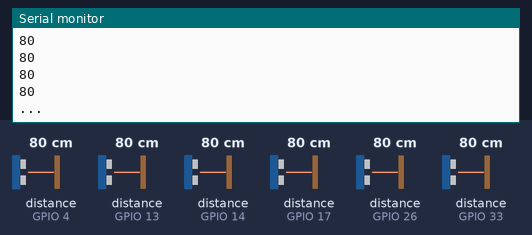
A sketch run on a simulated ESP32. Parts: the last lines printed to the serial monitor. Wiring (inferred from the names in the program): 6 × ultrasonic range finder: trigger GPIO 2, echo GPIO 4 / trigger GPIO 12, echo GPIO 13 / trigger GPIO 16, echo GPIO 17 / trigger GPIO 25, echo GPIO 26 / trigger GPIO 27, echo GPIO 14 / trigger GPIO 32, echo GPIO 33. Inputs (shaded band) come from the test bench; at power-on: distance to the obstacle (sensors on GPIO 4, GPIO 13, GPIO 14, GPIO 17, GPIO 26, GPIO 33) 80 cm. The echo pulse lasts 58.3 µs per cm; WiFi joins after 1.5 s; servers stay silent unless stated; no MQTT or app messages arrive unless stated.

Above: at 4.2 s.
4.3 s: distance to the obstacle (sensor on GPIO 4) set to 2 cm
5.8 s: distance to the obstacle (sensor on GPIO 13) set to 9 cm
7.3 s: distance to the obstacle (sensor on GPIO 14) set to 4 cm
8.8 s: distance to the obstacle (sensor on GPIO 17) set to 18 cm
10.3 s: distance to the obstacle (sensor on GPIO 26) set to 35 cm
At 11.6 s:
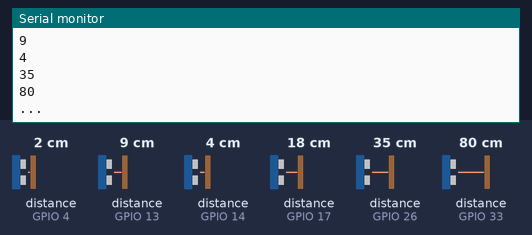
11.8 s: distance to the obstacle (sensor on GPIO 33) set to 60 cm
At 12.8 s:
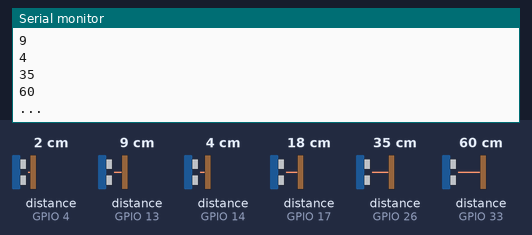
Timing chart, 0 to 14.3 s (numbered marks = the images above; inputs shaded):
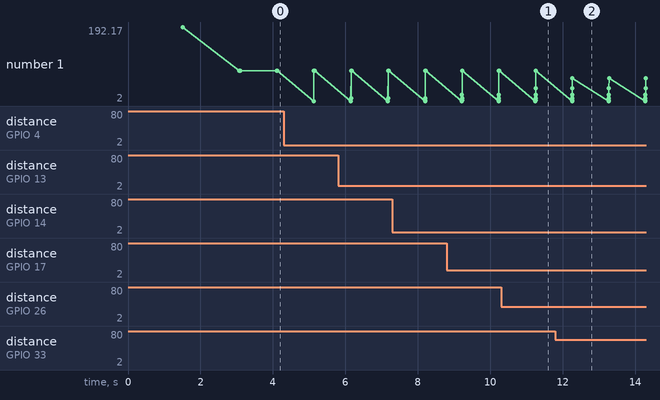

The sketch:

PublicadorUltrasEsp32.ino
```cpp
#include <WiFi.h>
#include <PubSubClient.h>

//SENSORES INFRARROJOS
#define S1_trig 2
#define S1_echo 4
#define S2_trig 16
#define S2_echo 17
#define S3_trig 12
#define S3_echo 13
#define S4_trig 27
#define S4_echo 14
#define S5_trig 25
#define S5_echo 26
#define S6_trig 32
#define S6_echo 33

//WIFI, ESP - MQTT
WiFiClient espClient;
PubSubClient client(espClient);
const char* ssid = "SATCO-053423";
const char* password = "72474DDF";
const char* mqtt_server = "192.168.0.145";

//VARIABLES LEÍDAS Y MSJ A NODE-RED
char msg2[16];
long duracion, distancia;
int s1, s2, s3, s4, s5, s6;

void setup() {
  //Iniciar conexión WiFi
  setup_wifi();
  delay(500);
  //Conectarse con el broker
  client.setServer(mqtt_server, 1883);
  delay(1000);
  //Iniciar pines
  pinMode(S1_trig, OUTPUT);
  pinMode(S1_echo, INPUT);
  pinMode(S2_trig, OUTPUT);
  pinMode(S2_echo, INPUT);
  pinMode(S3_trig, OUTPUT);
  pinMode(S3_echo, INPUT);
  pinMode(S4_trig, OUTPUT);
  pinMode(S4_echo, INPUT);
  pinMode(S5_trig, OUTPUT);
  pinMode(S5_echo, INPUT);
  pinMode(S6_trig, OUTPUT);
  pinMode(S6_echo, INPUT);
}

void loop() {
  //Verificar conexión con el broker
  if(!client.connected()){
    reconnect();
  }
  client.loop();

  //Leer los sensores
  sensor1();
  sensor2();
  sensor3();
  sensor4();
  sensor5();
  sensor6();

  snprintf(msg2,16,"%d,%d,%d,%d,%d,%d",s1,s2,s3,s4,s5,s6);
  //snprintf(msg2,16,"%d",s1);
  //Serial.print(msg2);
  client.publish("canal2", msg2);
  delay(1000);
}

void setup_wifi(){
  Serial.begin(115200);
  delay(10);
  Serial.println();
  Serial.print("Conectando a ");
  Serial.println(ssid);
  WiFi.begin(ssid, password);
  while(WiFi.status() != WL_CONNECTED){
    delay(500);
    Serial.println(".");
  }
  Serial.println("");
  Serial.println("WiFi conectado");
  Serial.println("IP adress: ");
  Serial.println(WiFi.localIP());
}

void reconnect(){
  Serial.print("Trying MQTT conection...");
  if(client.connect("EstacionamientoSur")){
    Serial.println("Conexión exitosa con el broker");
  }
  else{
    Serial.println("Conexión fallida");
    Serial.print("Fallo, rc=");
    Serial.println(client.state());
  }
}

void sensor1(){
  digitalWrite(S1_trig, HIGH);
  delayMicroseconds(10);
  digitalWrite(S1_trig, LOW);

  duracion = pulseIn(S1_echo, HIGH);
  distancia = (duracion/2)/29;
  Serial.println(distancia);
  if (distancia < 20){
    s1 = 0;
  }
  else{
    s1 = 1;
  }
}
void sensor2(){
  digitalWrite(S2_trig, HIGH);
  delayMicroseconds(10);
  digitalWrite(S2_trig, LOW);

  duracion = pulseIn(S2_echo, HIGH);
  distancia = (duracion/2)/29;
  Serial.println(distancia);
  if (distancia < 20){
    s2 = 0;
  }
  else{
    s2 = 1;
  }
}
void sensor3(){
  digitalWrite(S3_trig, HIGH);
  delayMicroseconds(10);
  digitalWrite(S3_trig, LOW);

  duracion = pulseIn(S3_echo, HIGH);
  distancia = (duracion/2)/29;
  Serial.println(distancia);
  if (distancia < 20){
    s3 = 0;
  }
  else{
    s3 = 1;
  }
}
void sensor4(){
  digitalWrite(S4_trig, HIGH);
  delayMicroseconds(10);
  digitalWrite(S4_trig, LOW);

  duracion = pulseIn(S4_echo, HIGH);
  distancia = (duracion/2)/29;
  Serial.println(distancia);
  if (distancia < 20){
    s4 = 0;
  }
  else{
    s4 = 1;
  }
}
void sensor5(){
  digitalWrite(S5_trig, HIGH);
  delayMicroseconds(10);
  digitalWrite(S5_trig, LOW);

  duracion = pulseIn(S5_echo, HIGH);
  distancia = (duracion/2)/29;
  Serial.println(distancia);
  if (distancia < 20){
    s5 = 0;
  }
  else{
    s5 = 1;
  }
}
void sensor6(){
  digitalWrite(S6_trig, HIGH);
  delayMicroseconds(10);
  digitalWrite(S6_trig, LOW);

  duracion = pulseIn(S6_echo, HIGH);
  distancia = (duracion/2)/29;
  Serial.println(distancia);
  Serial.println("...");
  if (distancia < 20){
    s6 = 0;
  }
  else{
    s6 = 1;
  }
}
```

Measured:
- after the input at 10.3 s, the serial monitor: prints a new line after 0.95 s (image 1)
- after the input at 11.8 s, the serial monitor: prints a new line after 0.47 s (image 2)
- plotted number 1: 80 → 60 after the input at 11.8 s
